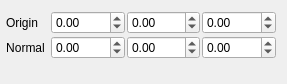
<?xml version="1.0" encoding="UTF-8"?>
<ui version="4.0">
 <class>PlaneWidget</class>
 <widget class="QWidget" name="PlaneWidget">
  <property name="geometry">
   <rect>
    <x>0</x>
    <y>0</y>
    <width>287</width>
    <height>84</height>
   </rect>
  </property>
  <property name="windowTitle">
   <string>Form</string>
  </property>
  <layout class="QFormLayout" name="formLayout">
   <property name="verticalSpacing">
    <number>2</number>
   </property>
   <property name="leftMargin">
    <number>6</number>
   </property>
   <property name="bottomMargin">
    <number>0</number>
   </property>
   <item row="0" column="0">
    <widget class="QLabel" name="label">
     <property name="text">
      <string>Origin</string>
     </property>
     <property name="alignment">
      <set>Qt::AlignCenter</set>
     </property>
    </widget>
   </item>
   <item row="0" column="1">
    <layout class="QHBoxLayout" name="horizontalLayout_2">
     <property name="spacing">
      <number>2</number>
     </property>
     <item>
      <widget class="QDoubleSpinBox" name="originX">
       <property name="sizePolicy">
        <sizepolicy hsizetype="MinimumExpanding" vsizetype="Fixed">
         <horstretch>0</horstretch>
         <verstretch>0</verstretch>
        </sizepolicy>
       </property>
       <property name="minimumSize">
        <size>
         <width>70</width>
         <height>0</height>
        </size>
       </property>
       <property name="minimum">
        <double>-999999999.000000000000000</double>
       </property>
       <property name="maximum">
        <double>999999999.000000000000000</double>
       </property>
      </widget>
     </item>
     <item>
      <widget class="QDoubleSpinBox" name="originY">
       <property name="sizePolicy">
        <sizepolicy hsizetype="MinimumExpanding" vsizetype="Fixed">
         <horstretch>0</horstretch>
         <verstretch>0</verstretch>
        </sizepolicy>
       </property>
       <property name="minimumSize">
        <size>
         <width>70</width>
         <height>0</height>
        </size>
       </property>
       <property name="minimum">
        <double>-999999999.000000000000000</double>
       </property>
       <property name="value">
        <double>0.000000000000000</double>
       </property>
      </widget>
     </item>
     <item>
      <widget class="QDoubleSpinBox" name="originZ">
       <property name="sizePolicy">
        <sizepolicy hsizetype="MinimumExpanding" vsizetype="Fixed">
         <horstretch>0</horstretch>
         <verstretch>0</verstretch>
        </sizepolicy>
       </property>
       <property name="minimumSize">
        <size>
         <width>70</width>
         <height>0</height>
        </size>
       </property>
       <property name="minimum">
        <double>-999999999.000000000000000</double>
       </property>
       <property name="maximum">
        <double>999999999.000000000000000</double>
       </property>
      </widget>
     </item>
    </layout>
   </item>
   <item row="1" column="0">
    <widget class="QLabel" name="label_2">
     <property name="text">
      <string>Normal</string>
     </property>
     <property name="alignment">
      <set>Qt::AlignCenter</set>
     </property>
    </widget>
   </item>
   <item row="1" column="1">
    <layout class="QHBoxLayout" name="horizontalLayout">
     <property name="spacing">
      <number>2</number>
     </property>
     <item>
      <widget class="QDoubleSpinBox" name="normalX">
       <property name="sizePolicy">
        <sizepolicy hsizetype="MinimumExpanding" vsizetype="Fixed">
         <horstretch>0</horstretch>
         <verstretch>0</verstretch>
        </sizepolicy>
       </property>
       <property name="minimumSize">
        <size>
         <width>70</width>
         <height>0</height>
        </size>
       </property>
       <property name="minimum">
        <double>-999999999.000000000000000</double>
       </property>
       <property name="maximum">
        <double>999999999.000000000000000</double>
       </property>
      </widget>
     </item>
     <item>
      <widget class="QDoubleSpinBox" name="normalY">
       <property name="sizePolicy">
        <sizepolicy hsizetype="MinimumExpanding" vsizetype="Fixed">
         <horstretch>0</horstretch>
         <verstretch>0</verstretch>
        </sizepolicy>
       </property>
       <property name="minimumSize">
        <size>
         <width>70</width>
         <height>0</height>
        </size>
       </property>
       <property name="minimum">
        <double>-999999999.000000000000000</double>
       </property>
       <property name="maximum">
        <double>999999999.000000000000000</double>
       </property>
      </widget>
     </item>
     <item>
      <widget class="QDoubleSpinBox" name="normalZ">
       <property name="sizePolicy">
        <sizepolicy hsizetype="MinimumExpanding" vsizetype="Fixed">
         <horstretch>0</horstretch>
         <verstretch>0</verstretch>
        </sizepolicy>
       </property>
       <property name="minimumSize">
        <size>
         <width>70</width>
         <height>0</height>
        </size>
       </property>
       <property name="minimum">
        <double>-999999999.000000000000000</double>
       </property>
       <property name="maximum">
        <double>999999999.000000000000000</double>
       </property>
      </widget>
     </item>
    </layout>
   </item>
  </layout>
 </widget>
 <resources/>
 <connections/>
</ui>
